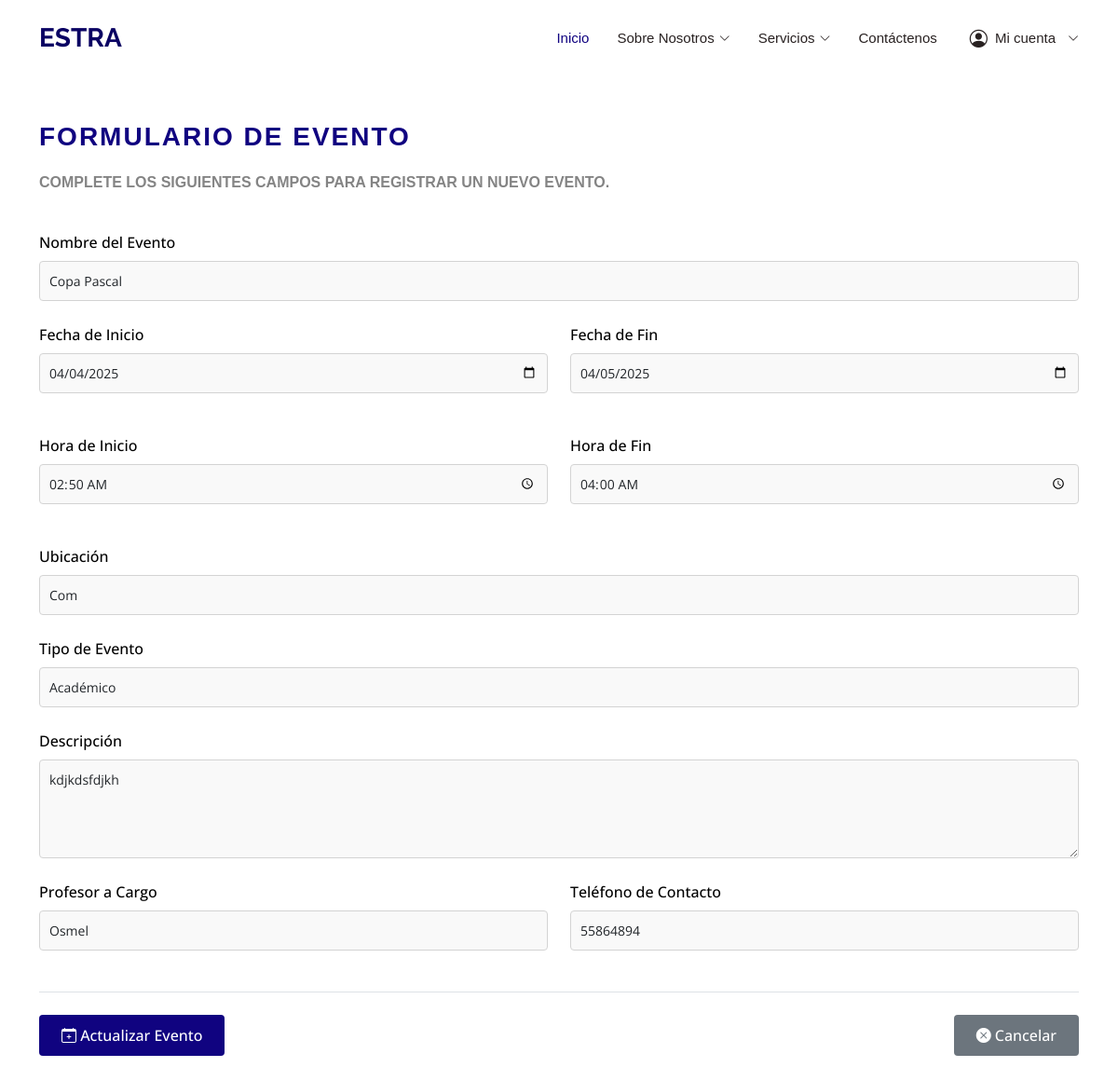
Page /modificar_evento/2/ on the earlier database version.
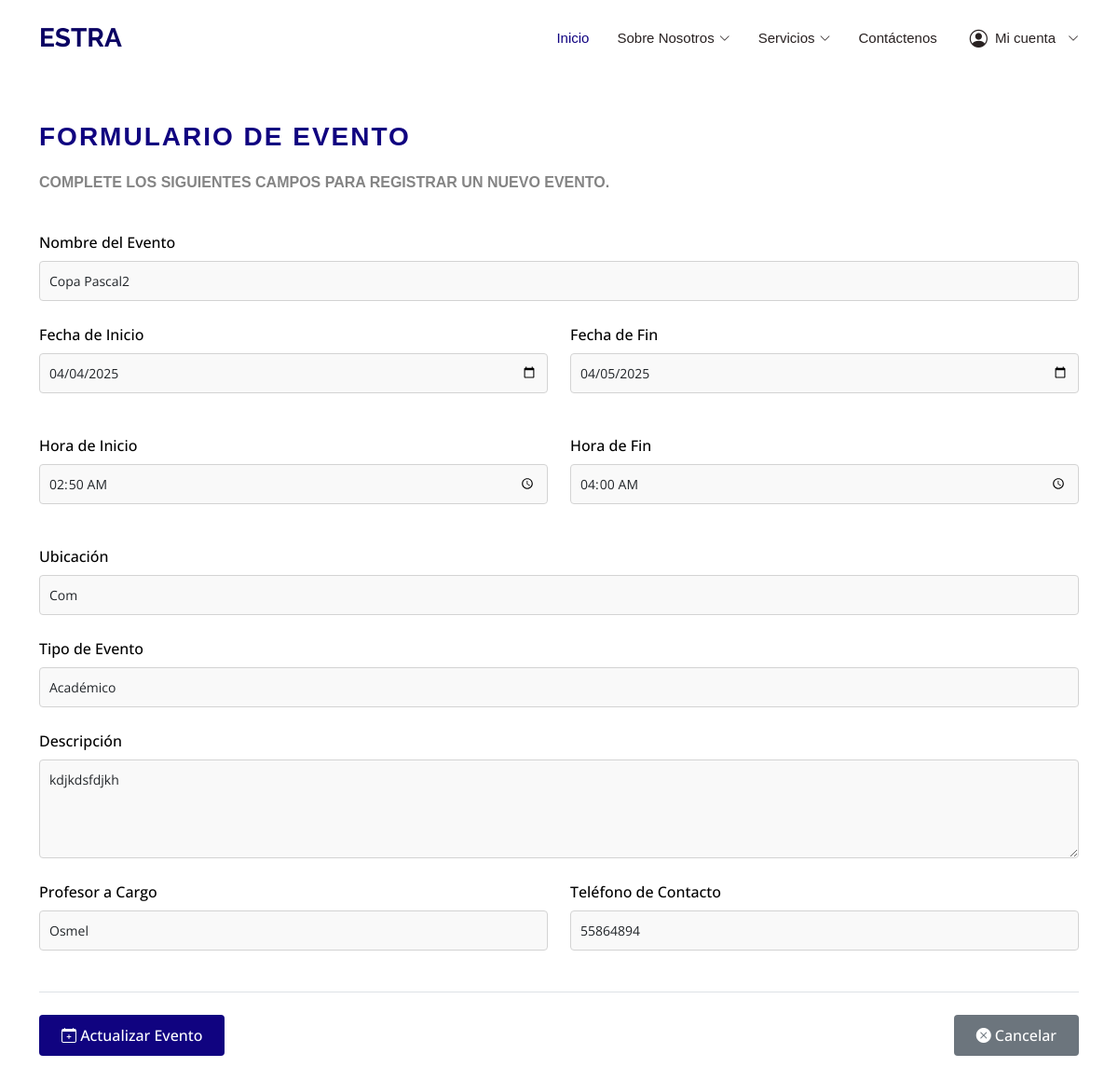
Same page on the later database version.
### data_models/models.py (models this page shows, shortened)
class Evento(models.Model):
    nombre_evento = models.CharField(max_length=100)
    descripcion = models.TextField()
    fecha_inicio = models.DateField()
    fecha_fin = models.DateField()
    hora_inicio = models.TimeField()
    hora_fin = models.TimeField()
    ubicacion_evento = models.CharField(max_length=100)
    tipo_evento = models.CharField(
        max_length=20,
        choices=[
            ('academico', 'Académico'),
            ('cultural', 'Cultural'),
            ('deportivo', 'Deportivo'),
            ('social', 'Social'),
        ]
    )
    profesor_cargo = models.CharField(max_length=50)
    telefono_contacto = models.CharField(max_length=15)

### data_models/vistas/vistasEvento/views.py (the view, shortened to what this page needs)
# urls.py: path('modificar_evento/<int:evento_id>/', modificarEvento, name='modificar_evento'),
def modificarEvento(request, evento_id):
    evento = get_object_or_404(Evento, id=evento_id)
    return render(request, 'modificar_evento.html', {'evento': evento})

### templates/modificar_evento.html (shortened to what the changed rows need)
{% load static %}
<!DOCTYPE html>
<html lang="es">
<head>
  <link href="{% static 'assets/vendor/animate.css/animate.min.css' %}" rel="stylesheet">
  <link href="{% static 'assets/vendor/bootstrap/css/bootstrap.min.css' %}" rel="stylesheet">
  <link href="{% static 'assets/vendor/bootstrap-icons/bootstrap-icons.css' %}" rel="stylesheet">
  <link href="{% static 'assets/vendor/boxicons/css/boxicons.min.css' %}" rel="stylesheet">
  <link href="{% static 'assets/vendor/glightbox/css/glightbox.min.css' %}" rel="stylesheet">
  <link href="{% static 'assets/vendor/remixicon/remixicon.css' %}" rel="stylesheet">
  <link href="{% static 'assets/vendor/swiper/swiper-bundle.min.css' %}" rel="stylesheet">
  <link href="{% static 'assets/css/style.css' %}" rel="stylesheet">
</head>
<body>
  <header id="header" class="d-flex align-items-center fixed-top">
    <div class="container d-flex align-items-center">
      <h1 class="logo me-auto"><a href="{% url 'pagina_principal' %}">ESTRA</a></h1>
    </div>
  </header>
  <section id="formulario-evento" class="estrategia-educativa">
    <div class="container">
      <div class="section-title">
        <h2>Formulario de Evento</h2>
      </div>
      <form id="form-evento" method="POST" class="php-email-form" action="{% url 'modificar_evento' evento.id %}">
        <div class="form-group mb-4">
          <label for="nombre-evento">Nombre del Evento</label>
          <input type="text" id="nombre-evento" name="nombre-evento" class="form-control" maxlength="100" required value="{{evento.nombre_evento}}">
        </div>
        <div class="row mb-4">
          <div class="form-group col-md-6">
            <label for="fecha-inicio">Fecha de Inicio</label>
            <input type="date" id="fecha-inicio" name="fecha-inicio" class="form-control" required value="{{evento.fecha_inicio|date:'Y-m-d'}}">
          </div>
          <div class="form-group col-md-6">
            <label for="fecha-fin">Fecha de Fin</label>
            <input type="date" id="fecha-fin" name="fecha-fin" class="form-control" required value="{{evento.fecha_fin|date:'Y-m-d'}}">
          </div>
        </div>
        <div class="row mb-4">
          <div class="form-group col-md-6">
            <label for="hora-inicio">Hora de Inicio</label>
            <input type="time" id="hora-inicio" name="hora-inicio" class="form-control" required value="{{evento.hora_inicio|time:'H:i'}}">
          </div>
          <div class="form-group col-md-6">
            <label for="hora-fin">Hora de Fin</label>
            <input type="time" id="hora-fin" name="hora-fin" class="form-control" required value="{{evento.hora_fin|time:'H:i'}}">
          </div>
        </div>
        <div class="form-group mb-4">
          <label for="ubicacion-evento">Ubicación</label>
          <input type="text" id="ubicacion-evento" name="ubicacion-evento" class="form-control" maxlength="100" required value="{{evento.ubicacion_evento}}">
        </div>
        <div class="form-group mb-4">
          <label for="tipo-evento">Tipo de Evento</label>
          <select id="tipo-evento" name="tipo-evento" class="form-control" required>
            <option value="academico" {% if evento.tipo_evento == 'academico' %}selected{% endif %}>Académico</option>
          </select>
        </div>
        <div class="form-group mb-4">
          <label for="descripcion-evento">Descripción</label>
          <textarea id="descripcion-evento" name="descripcion-evento" class="form-control" rows="4" required>{{evento.descripcion}}</textarea>
        </div>
        <div class="row mb-4">
          <div class="form-group col-md-6">
            <label for="profesor-cargo">Profesor a Cargo</label>
            <input type="text" id="profesor-cargo" name="profesor-cargo" class="form-control" maxlength="50" required value="{{evento.profesor_cargo}}">
          </div>
          <div class="form-group col-md-6">
            <label for="telefono-contacto">Teléfono de Contacto</label>
            <input type="tel" id="telefono-contacto" name="telefono-contacto" class="form-control" maxlength="15" required value="{{evento.telefono_contacto}}">
          </div>
        </div>
      </form>
    </div>
  </section>
</body>
</html>

Differences in the rows shown:
changed Evento "Com": nombre-evento "Copa Pascal" → "Copa Pascal2"
